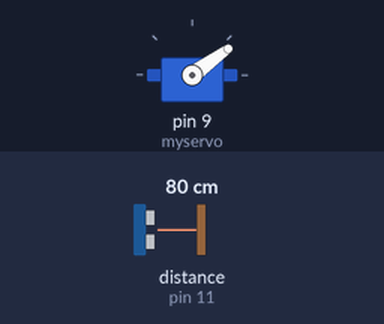
The sketch below on a simulated Arduino Uno, built with avr-gcc and run on an emulated ATmega328P. Shown: servo. The inputs (shaded band) are chosen by the test bench; at power-on: distance to the obstacle (sensor on pin 11) 80 cm. The echo pulse lasts 58.3 µs per cm.

Above: at 1.05 s.
At 2.15 s:
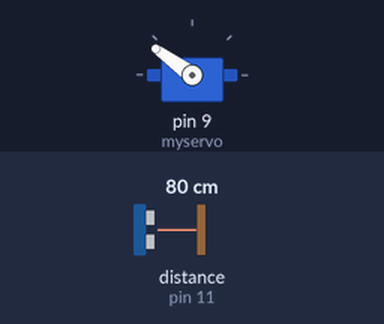
At 3.3 s:
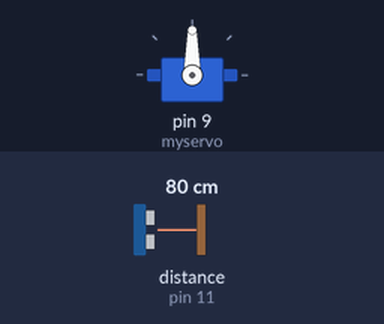
Timing chart, 0 to 6.3 s (numbered marks = the images above):
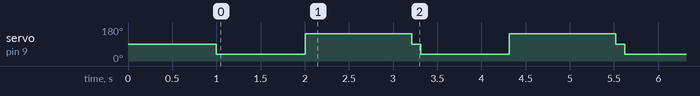

The sketch:

Obs_Avoid.ino
```cpp
#include <Servo.h>
#include <NewPing.h>
#

#define TRIGGER_PIN  13
#define ECHO_PIN     11
#define MAX_DISTANCE 200
 // Servo pin 9
// Combining servo control with sensor ping
NewPing sonar(TRIGGER_PIN, ECHO_PIN, MAX_DISTANCE);

Servo myservo;

int pos = 90; // pos for position and set a 0 degrees

void setup()
{
  Serial.begin (9600);
  myservo.attach(9);
  myservo.write(90);
  delay(1000);
}

void loop()
{
    myservo.write(36);  // check distance to the right
    delay(500);
    int rightDistance = sonar.ping_cm(); //set right distance
    delay(500);
    myservo.write(144);  // check distace to the left
    delay(700);
    int leftDistance = sonar.ping_cm(); //set left distance
    delay(500);
    myservo.write(90); //return to center
    delay(100);

  //Serial.print("Right: ");
  //Serial.print(rightDistance);
  //Serial.print(" cm  ");
  //Serial.print("Left: ");
  //Serial.print(leftDistance);
  //Serial.println(" cm");
}
```

Measured:
- by itself, servo on pin 9 (myservo): repeats every 2.3 s: 144° 1.2 s, 90° 0.10 s, 36° 1.0 s
